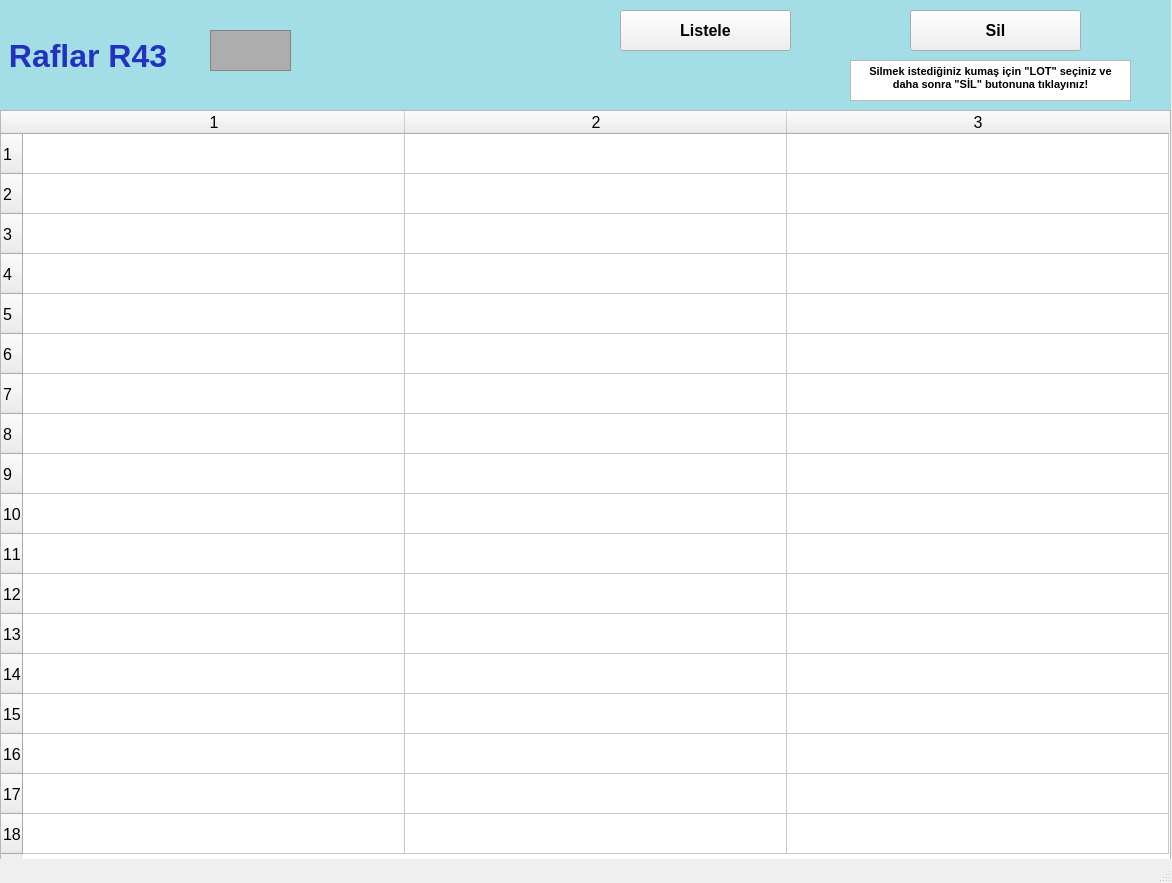
<?xml version="1.0" encoding="UTF-8"?>
<ui version="4.0">
 <class>raflarR43_ekran</class>
 <widget class="QMainWindow" name="raflarR43_ekran">
  <property name="geometry">
   <rect>
    <x>0</x>
    <y>0</y>
    <width>1172</width>
    <height>883</height>
   </rect>
  </property>
  <property name="font">
   <font>
    <pointsize>12</pointsize>
    <weight>50</weight>
    <bold>false</bold>
    <kerning>false</kerning>
   </font>
  </property>
  <property name="windowTitle">
   <string/>
  </property>
  <widget class="QWidget" name="centralwidget">
   <widget class="QLabel" name="raflarR1yazi_lbl">
    <property name="geometry">
     <rect>
      <x>0</x>
      <y>0</y>
      <width>1171</width>
      <height>111</height>
     </rect>
    </property>
    <property name="font">
     <font>
      <pointsize>24</pointsize>
      <weight>75</weight>
      <bold>true</bold>
     </font>
    </property>
    <property name="styleSheet">
     <string notr="true">background-color: rgb(163, 221, 229);
color: rgb(34, 50, 190);</string>
    </property>
    <property name="text">
     <string> Raflar R43</string>
    </property>
   </widget>
   <widget class="QFrame" name="raflarR1_img">
    <property name="geometry">
     <rect>
      <x>210</x>
      <y>30</y>
      <width>81</width>
      <height>41</height>
     </rect>
    </property>
    <property name="styleSheet">
     <string notr="true">background-color: rgb(173, 173, 173);</string>
    </property>
    <property name="frameShape">
     <enum>QFrame::StyledPanel</enum>
    </property>
    <property name="frameShadow">
     <enum>QFrame::Raised</enum>
    </property>
   </widget>
   <widget class="QTableWidget" name="R43_tw">
    <property name="geometry">
     <rect>
      <x>0</x>
      <y>110</y>
      <width>1171</width>
      <height>751</height>
     </rect>
    </property>
    <property name="baseSize">
     <size>
      <width>0</width>
      <height>0</height>
     </size>
    </property>
    <property name="rowCount">
     <number>18</number>
    </property>
    <property name="columnCount">
     <number>3</number>
    </property>
    <attribute name="horizontalHeaderVisible">
     <bool>true</bool>
    </attribute>
    <attribute name="horizontalHeaderCascadingSectionResizes">
     <bool>false</bool>
    </attribute>
    <attribute name="horizontalHeaderDefaultSectionSize">
     <number>382</number>
    </attribute>
    <attribute name="horizontalHeaderMinimumSectionSize">
     <number>38</number>
    </attribute>
    <attribute name="verticalHeaderDefaultSectionSize">
     <number>40</number>
    </attribute>
    <attribute name="verticalHeaderMinimumSectionSize">
     <number>23</number>
    </attribute>
    <row/>
    <row/>
    <row/>
    <row/>
    <row/>
    <row/>
    <row/>
    <row/>
    <row/>
    <row/>
    <row/>
    <row/>
    <row/>
    <row/>
    <row/>
    <row/>
    <row/>
    <row/>
    <column/>
    <column/>
    <column/>
   </widget>
   <widget class="QPushButton" name="listeleR43_btn">
    <property name="geometry">
     <rect>
      <x>620</x>
      <y>10</y>
      <width>171</width>
      <height>41</height>
     </rect>
    </property>
    <property name="font">
     <font>
      <pointsize>12</pointsize>
      <weight>75</weight>
      <bold>true</bold>
     </font>
    </property>
    <property name="text">
     <string>Listele</string>
    </property>
   </widget>
   <widget class="QPushButton" name="silR43_btn">
    <property name="geometry">
     <rect>
      <x>910</x>
      <y>10</y>
      <width>171</width>
      <height>41</height>
     </rect>
    </property>
    <property name="font">
     <font>
      <pointsize>12</pointsize>
      <weight>75</weight>
      <bold>true</bold>
     </font>
    </property>
    <property name="text">
     <string>Sil</string>
    </property>
   </widget>
   <widget class="QTextBrowser" name="textBrowser">
    <property name="geometry">
     <rect>
      <x>850</x>
      <y>60</y>
      <width>281</width>
      <height>41</height>
     </rect>
    </property>
    <property name="html">
     <string>&lt;!DOCTYPE HTML PUBLIC &quot;-//W3C//DTD HTML 4.0//EN&quot; &quot;http://www.w3.org/TR/REC-html40/strict.dtd&quot;&gt;
&lt;html&gt;&lt;head&gt;&lt;meta name=&quot;qrichtext&quot; content=&quot;1&quot; /&gt;&lt;style type=&quot;text/css&quot;&gt;
p, li { white-space: pre-wrap; }
&lt;/style&gt;&lt;/head&gt;&lt;body style=&quot; font-family:'MS Shell Dlg 2'; font-size:12pt; font-weight:400; font-style:normal;&quot;&gt;
&lt;p align=&quot;center&quot; style=&quot; margin-top:0px; margin-bottom:0px; margin-left:0px; margin-right:0px; -qt-block-indent:0; text-indent:0px;&quot;&gt;&lt;span style=&quot; font-size:8pt; font-weight:600;&quot;&gt;Silmek istediğiniz kumaş için &amp;quot;LOT&amp;quot; seçiniz ve daha sonra &amp;quot;SİL&amp;quot; butonuna tıklayınız!&lt;/span&gt;&lt;/p&gt;&lt;/body&gt;&lt;/html&gt;</string>
    </property>
   </widget>
  </widget>
  <widget class="QStatusBar" name="statusbar"/>
 </widget>
 <resources/>
 <connections/>
</ui>
